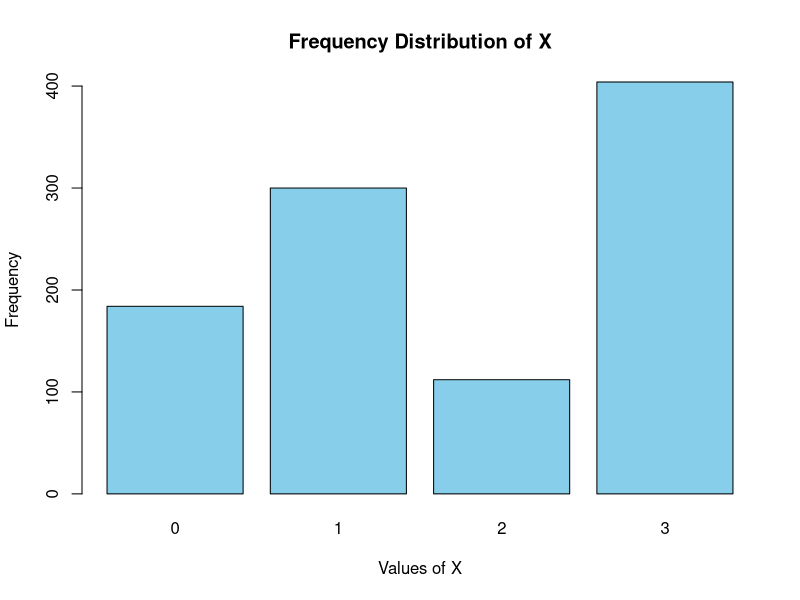
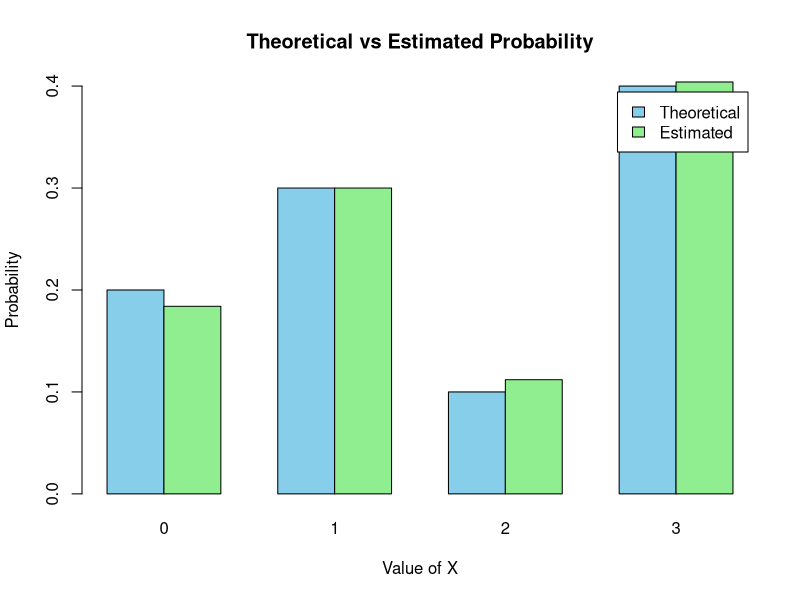

These figures' R source, in order:
## ---- chunk 1
knitr::opts_chunk$set(echo = TRUE)
## ---- chunk 2
# Given values of X
x <- c(0, 1, 2, 3)

# Given PMF
p <- c(0.2, 0.3, 0.1, 0.4)

# Calculating cumulative probabilities
cdf <- cumsum(p)

# Number of samples
n <- 1000

# Generating a uniform random number
u <- runif(n)


# Generating 1000 observations using the inverse transform method
X <- sapply(u, function(u) {
  x[which(u <= cdf)[1]]
})

# Displaying the first 20 observations
head(X, 20)

# Displaying frequency of each value
table(X)

# Displaying estimated probabilities
prop.table(table(X))

# Frequency of each value
freq <- table(X)

# Bar plot
barplot(freq,
        main = "Frequency Distribution of X",
        xlab = "Values of X",
        ylab = "Frequency",
        col = "skyblue")
        
# Estimated probabilities
prob <- prop.table(table(X))
        
# Creating a grouped bar plot
prob_matrix <- rbind(
  Theoretical = p,
  Estimated = prob
)

# ploting Theoretical vs Estimated probabilities
barplot(prob_matrix,
        beside = TRUE,
        names.arg = x,
        main = "Theoretical vs Estimated Probability",
        xlab = "Value of X",
        ylab = "Probability",
        legend.text = TRUE,
        col = c("skyblue", "lightgreen"))
